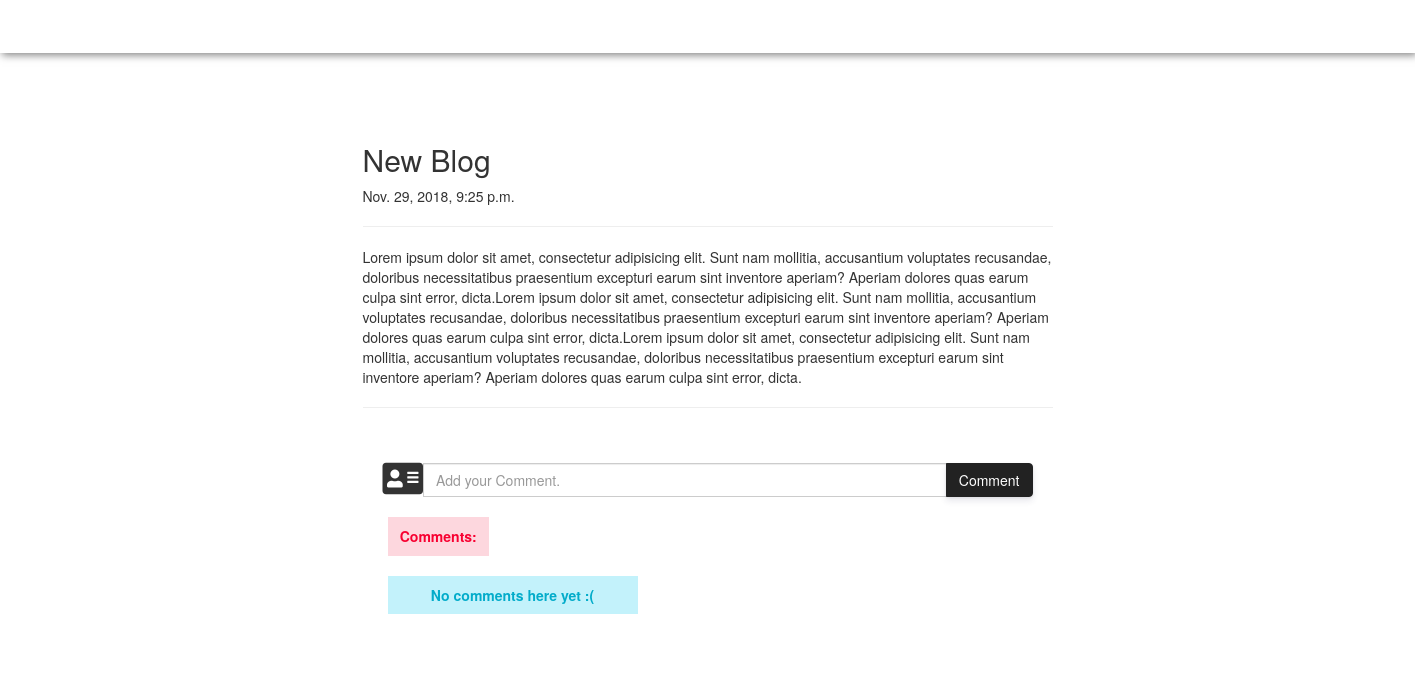
/post/3 (signed in), run on the app's committed database.
### forum/models.py (models this page shows, shortened)
class BlogPost(models.Model):
	title = models.CharField(max_length=200)
	body = models.TextField()
	date_published = models.DateTimeField(auto_now_add=True)

### forum/views.py (the view)
# urls.py: path('post/<int:post_id>', post_page),
def post_page(request, post_id):
	if not request.user.is_authenticated:
		return redirect("/login/")
	mypost = BlogPost.objects.get(pk=post_id)
	context = {"post":mypost}
	return render(request, "forum/post.html", context)

### templates/forum/post.html (shortened to what this page needs)
{% extends 'forum/base.html' %}
{% load static %}
{% block body %}
	<div class="container">
		<div class="row">
			<div class="col-md-2">
			</div>
			<div class="col-md-8">
				<div style="background-color: #fff; margin-top: 50px; padding: 20px;">
					<h2> {{ post.title }}</h2>
					<p> {{ post.date_published }}</p>
					<hr>
					<p>{{ post.body }}</p>
					<hr>
				</div>
				<form action="/blogcomment/{{post.id}}/" method="POST" style="padding: 0 40px;">
					<div class="input-group">
						<span class="input-group-btn">
							<i class="fas fa-address-card" style="font-size: 36px; margin-top: 12px;"></i>
						</span>
						<input class="form-control" name="comment" placeholder="Add your Comment." style="margin-top: 15px;"/>
						<span class="input-group-btn">
							<button type="submit" class="btn btn-info" style="margin-top: 14px; color: #fff;	border-color: #222;	background-color: #222; box-shadow: 0 4px 6px rgba(50,50,93,.11),0 1px 3px rgba(0,0,0,.08),0 0 0 0 rgba(255,255,255,.5); font-size: 14px;">Comment</button>
						</span>
					</div>
				</form>
				<div class="container" style="margin: 20px 30px;">
					<span class="badge badge-pill badge-danger" style="margin-bottom: 20px; padding: .875em; color: #f80031; background-color: rgba(251,175,190,.5); text-align: center; border-radius: 0; font-size:14px;">Comments:</span><br>
					{% for com in body.comments %}
						<span class="badge badge-pill badge-primary" style="padding: .875em; color: #2643e9;	background-color: rgba(203,210,246,.5); text-align: center; border-radius: 0; font-size:14px; margin-bottom: 20px; margin-right: 500px; width: 250px;">{{ com.comment|linebreaks|truncatechars:35 }}
							<p style="font-size:10px; color:grey;">Replied by {{ com.author }} | {{ com.datetime }}</p></span>
							{% empty %}
							<span class="badge badge-pill badge-info" style="padding: .875em;color: #03acca; background-color: rgba(136,230,247,.5); text-align: center; border-radius: 0; font-size:14px; margin-bottom: 20px; margin-right: 500px; width: 250px;">
							No comments here yet :(</span>
						{% endfor %}
					</div>
				</div>
			</div>
			<div class="col-md-2">
			</div>
		</div>
{% endblock %}

### static/css/base.css (style rules this page uses)
body { background-repeat: no-repeat; background-size: 100%; background-attachment: fixed; }

### data on the page
BlogPost: title "New Blog", date_published "Nov. 29, 2018, 9:25 p.m.", body "Lorem ipsum dolor sit amet, consectetur adipisicing elit. Sunt nam mollitia, accusantium voluptates recusandae, doloribus necessitatibus praesentium excepturi earum sint inventore aperiam? Aperiam dolores quas earum culpa sint error, dicta.Lorem ipsum dolor sit amet, consectetur adipisicing elit. Sunt nam mollitia, accusantium voluptates recusandae, doloribus necessitatibus praesentium excepturi earum sint inventore aperiam? Aperiam dolores quas earum culpa sint error, dicta.Lorem ipsum dolor sit amet, consectetur adipisicing elit. Sunt nam mollitia, accusantium voluptates recusandae, doloribus necessitatibus praesentium excepturi earum sint inventore aperiam? Aperiam dolores quas earum…"
